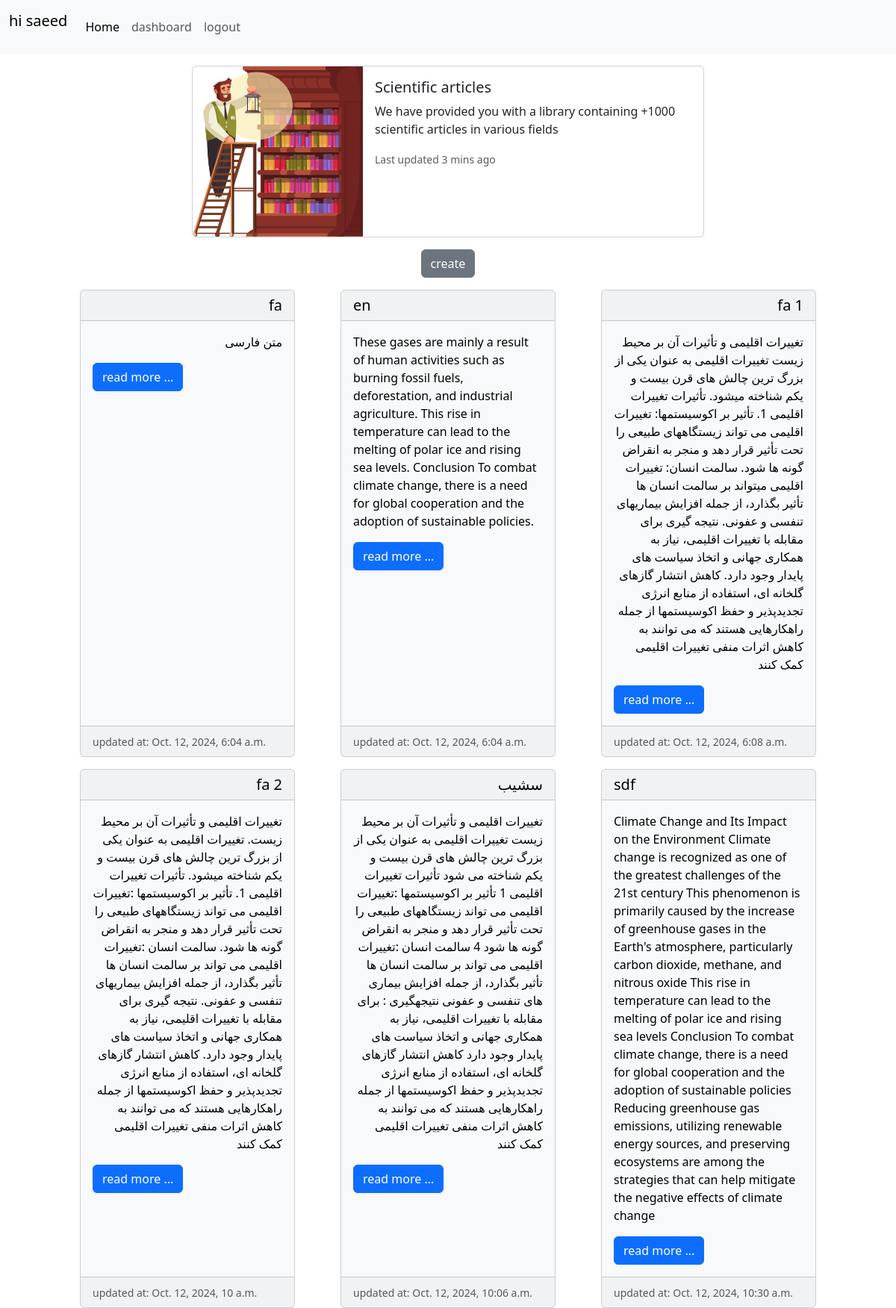
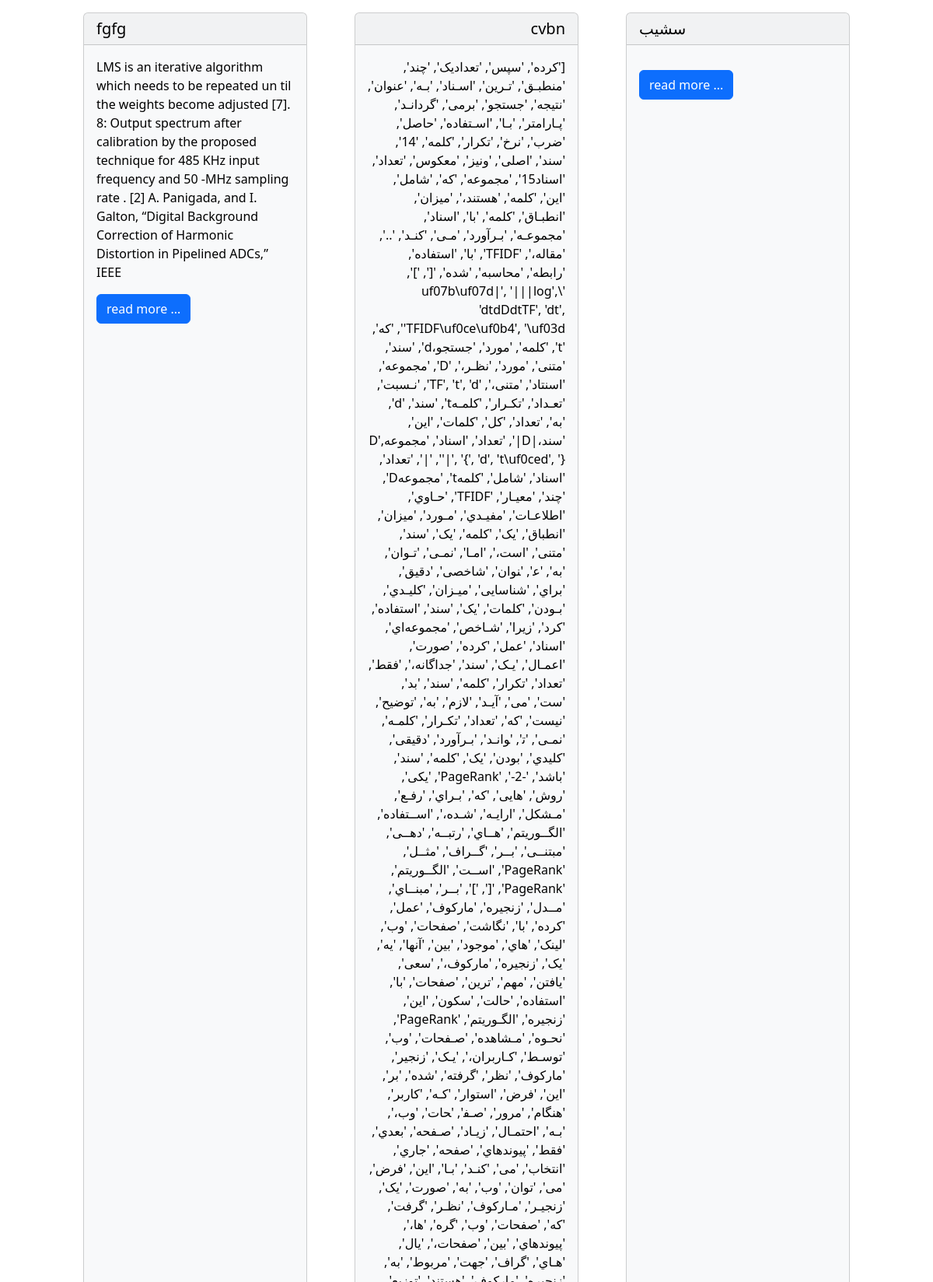
The app's page /home/ (signed in, upper part) with its own data (2 pictures, top to bottom).
### home/models.py (models this page shows)
class Article(models.Model):
    title = models.CharField(max_length=100)
    body = models.TextField()
    pdf = models.FileField(upload_to='%Y/%m/%d/')
    lang = models.CharField(max_length=10)
    created = models.DateTimeField(auto_now_add=True)
    owner = models.ManyToManyField(User)

### home/views.py (the view)
# urls.py: 2. Add a URL to urlpatterns:  path('', views.home, name='home')
def home(request):
    articles = Article.objects.all()
    return render(request, 'home.html', {'articles':articles})

### templates/home.html
{% extends 'base.html' %} {% block content %}
<div class="card mb-3">
  <div class="row g-0">
    <div class="col-md-4">
      {% load static %}
      <img
        src="{% static 'svg/library.svg' %}"
        class="img-fluid rounded-start"
        alt="..."
      />
    </div>
    <div class="col-md-8">
      <div class="card-body">
        <h5 class="card-title">Scientific articles</h5>
        <p class="card-text">
          We have provided you with a library containing +1000 scientific
          articles in various fields
        </p>
        <p class="card-text">
          <small class="text-body-secondary">Last updated 3 mins ago</small>
        </p>
      </div>
    </div>
  </div>
</div>
<a href="/upload" class="btn btn-secondary mb-3">create</a>
<div class="d-flex justify-content-evenly flex-wrap" style="width: inherit">
  {% for article in articles %}
  <div class="card text-bg-light mb-3" style="width: 18rem">
    <h5
      class="card-header"
      dir="{% if article.lang == 'fa' %}rtl{% else %}ltr{% endif %}"
    >
      {{ article.title }}
    </h5>
    <div class="card-body">
      <p
        class="card-text"
        dir="{% if article.lang == 'fa' %}rtl{% else %}ltr{% endif %}"
      >
        {{ article.body }}
      </p>
      <a href="{% url 'detail' article.id %}" class="btn btn-primary"
        >read more ...</a
      >
    </div>
    <div class="card-footer">
      <small class="text-body-secondary"
        >updated at: {{ article.created }}</small
      >
    </div>
  </div>
  {%endfor%}
</div>
{% endblock %}

### templates/base.html (shortened to what this page needs)
<!DOCTYPE html>
<html lang="en">
  <head>
    <link
      href="https://cdn.jsdelivr.net/npm/bootstrap@5.3.3/dist/css/bootstrap.min.css"
      rel="stylesheet"
    />
    {% load static %}
    <link
      rel="stylesheet"
      type="text/css"
      href="{% static 'style/form.css' %}"
    />
  </head>
  <body>
    <nav class="navbar navbar-expand-lg bg-body-tertiary">
      <div class="container-fluid">
        <span class="navbar-brand" href="#">
          {% if request.user.is_authenticated %}
          <p>hi {{ request.user }}</p>
          {%endif%}
        </span>
        <div class="collapse navbar-collapse" id="navbarNavAltMarkup">
          <div class="navbar-nav">
            <a
              class="nav-link active"
              aria-current="page"
              href="{% url 'home' %}"
              >Home</a
            >
            {% if request.user.is_authenticated %}
            <a class="nav-link" href="{% url 'profile'%}">dashboard</a>
            <a class="nav-link" href="{% url 'user_logout' %}">logout</a>
            {% else %}
            <a class="nav-link" href="{% url 'user_register' %}">register</a>
            <a class="nav-link" href="{% url 'user_login' %}">login</a>
            {%endif%}
          </div>
        </div>
      </div>
    </nav>
    <div class="container-sm d-flex justify-content-evenly flex-column align-items-center p-3">{% block content %} {% endblock%}</div>
  </body>
</html>

### records on screen
Article: title "fa", body "متن فارسی", created "Oct. 12, 2024, 6:04 a.m."
Article: title "en", body "These gases are mainly a result of human activities such as burning fossil fuels, deforestation, and industrial agriculture. This rise in temperature can lead to the melting of polar ice and rising sea levels. Conclusion To combat climate change, there is a need for global cooperation and the adoption of sustainable policies.", created "Oct. 12, 2024, 6:04 a.m."
Article: title "fa 1", body "تغییرات اقلیمی و تأثیرات آن بر محیط زیست تغییرات اقلیمی به عنوان یکی از بزرگ ترین چالش های قرن بیست و یکم شناخته میشود. تأثیرات تغییرات اقلیمی 1. تأثیر بر اکوسیستمها: تغییرات اقلیمی می تواند زیستگاههای طبیعی را تحت تأثیر قرار دهد و منجر به انقراض گونه ها شود. سالمت انسان: تغییرات اقلیمی میتواند بر سالمت انسان ها تأثیر بگذارد، از جمله افزایش بیماریهای تنفسی و عفونی. نتیجه گیری برای مقابله با تغییرات اقلیمی، نیاز به همکاری جهانی و اتخاذ سیاست های پایدار وجود دارد. کاهش انتشار گازهای گلخانه ای، استفاده از منابع انرژی تجدیدپذیر و حفظ اکوسیستمها از جمله راهکارهایی هستند که می توانند به کاهش اثرات منفی تغییرات اقلیمی کمک کنند", created "Oct. 12, 2024, 6:08 a.m."
Article: title "fa 2", body "تغییرات اقلیمی و تأثیرات آن بر محیط زیست. تغییرات اقلیمی به عنوان یکی از بزرگ ترین چالش های قرن بیست و یکم شناخته میشود. تأثیرات تغییرات اقلیمی 1. تأثیر بر اکوسیستمها :تغییرات اقلیمی می تواند زیستگاههای طبیعی را تحت تأثیر قرار دهد و منجر به انقراض گونه ها شود. سالمت انسان :تغییرات اقلیمی می تواند بر سالمت انسان ها تأثیر بگذارد، از جمله افزایش بیماریهای تنفسی و عفونی. نتیجه گیری برای مقابله با تغییرات اقلیمی، نیاز به همکاری جهانی و اتخاذ سیاست های پایدار وجود دارد. کاهش انتشار گازهای گلخانه ای، استفاده از منابع انرژی تجدیدپذیر و حفظ اکوسیستمها از جمله راهکارهایی هستند که می توانند به کاهش اثرات منفی تغییرات اقلیمی کمک کنند", created "Oct. 12, 2024, 10 a.m."
Article: title "سشیب", body "تغییرات اقلیمی و تأثیرات آن بر محیط زیست تغییرات اقلیمی به عنوان یکی از بزرگ ترین چالش های قرن بیست و یکم شناخته می شود تأثیرات تغییرات اقلیمی 1 تأثیر بر اکوسیستمها :تغییرات اقلیمی می تواند زیستگاههای طبیعی را تحت تأثیر قرار دهد و منجر به انقراض گونه ها شود 4 سالمت انسان :تغییرات اقلیمی می تواند بر سالمت انسان ها تأثیر بگذارد، از جمله افزایش بیماری های تنفسی و عفونی نتیجهگیری : برای مقابله با تغییرات اقلیمی، نیاز به همکاری جهانی و اتخاذ سیاست های پایدار وجود دارد کاهش انتشار گازهای گلخانه ای، استفاده از منابع انرژی تجدیدپذیر و حفظ اکوسیستمها از جمله راهکارهایی هستند که می توانند به کاهش اثرات منفی تغییرات اقلیمی کمک کنند", created "Oct. 12, 2024, 10:06 a.m."
Article: title "sdf", body "Climate Change and Its Impact on the Environment Climate change is recognized as one of the greatest challenges of the 21st century This phenomenon is primarily caused by the increase of greenhouse gases in the Earth's atmosphere, particularly carbon dioxide, methane, and nitrous oxide This rise in temperature can lead to the melting of polar ice and rising sea levels Conclusion To combat climate change, there is a need for global cooperation and the adoption of sustainable policies Reducing greenhouse gas emissions, utilizing renewable energy sources, and preserving ecosystems are among the strategies that can help mitigate the negative effects of climate change", created "Oct. 12, 2024, 10:30 a.m."
Article: title "fgfg", body "LMS is an iterative algorithm which needs to be repeated un til the weights become adjusted [7]. 8: Output spectrum after calibration by the proposed technique for 485 KHz input frequency and 50 -MHz sampling rate . [2] A. Panigada, and I. Galton, “Digital Background Correction of Harmonic Distortion in Pipelined ADCs,” IEEE"
Article: title "cvbn"
Article: title "سشیب"

### other values on screen
{{ request.user }} "saeed"
